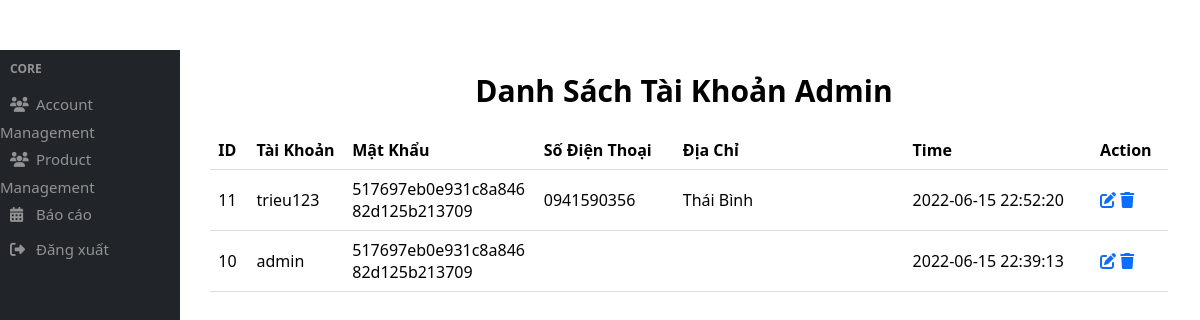
Page /php/admin/total_admins.php (signed in) on the committed database.
### tables this page shows
CREATE TABLE `taikhoan` (
  `ID` int(20) NOT NULL,
  `TaiKhoan` varchar(20) NOT NULL,
  `MatKhau` varchar(100) NOT NULL,
  `SoDienThoai` varchar(20) NOT NULL,
  `DiaChi` varchar(100) NOT NULL,
  `Permission` int(10) DEFAULT NULL,
  `DaTe` datetime NOT NULL DEFAULT current_timestamp()
);

### php/admin/total_admins.php (the view, shortened to what this page needs)
<?php
    $conn=include'../../include/ketnoidatabase.php';
    if(!$_SESSION["ID"])
    {
        echo "<script>window.location.href='login.php'</script>";
    }
    else
    {
?>
<!DOCTYPE html>
<html lang="en">
<head>
    <link rel="stylesheet" href="../../css/taikhoancanduyet.css">
    <link rel="stylesheet" href="https://cdnjs.cloudflare.com/ajax/libs/font-awesome/6.1.1/css/all.min.css">
</head>
<body>
    <div id="container">
        <div class="sidebar">
        <?php include '../../include/sildeber-left.php';?>
            <div style="height:100vh" class="sidebar-right">
                <h1>Danh Sách Tài Khoản Admin</h1>
            <?php
                $Permission2=2;
                $Permission3=3;
                $stmt = $conn->prepare("SELECT * FROM taikhoan where ID!=? and (Permission=? or Permission=?)  order by DaTe DESC");
                $stmt->bind_param("iii",$_SESSION["ID"],$Permission2,$Permission3);
                $stmt->execute();
                $result = $stmt->get_result();
                if ($result->num_rows > 0) {
            ?>
                <table>
                    <tr>
                        <th>ID</th>
                        <th>Tài Khoản</th>
                        <th>Mật Khẩu</th>
                        <th>Số Điện Thoại</th>
                        <th>Địa Chỉ</th>
                        <th>Time</th>
                        <th>Action</th>
                    </tr>
                <?php
                    while($row = $result->fetch_assoc()) {
                ?>
                    <tr>
                        <td><?php echo $row["ID"]?></td>
                        <td><?php echo $row["TaiKhoan"]?></td>
                        <td><?php echo $row["MatKhau"]?></td>
                        <td><?php echo $row["SoDienThoai"]?></td>
                        <td><?php echo $row["DiaChi"]?></td>
                        <td><?php echo $row["DaTe"]?></td>
                        <td>
                            <a href="edit_acount.php?ID=<?php echo $row["ID"]?>"><i class="fa-solid fa-pen-to-square"></i></a>
                            <a href="delete_acount.php?ID=<?php echo $row["ID"]?>&total_admins=1"><i class="fa-solid fa-trash"></i></a>
                        </td>
                    </tr>
                    <?php
            }
        }
    else
    {
        echo "<h2 style='color:red;text-align:center'>Không có tài khoản nào</h2>";
    }
                    ?>
                  </table>
            </div>
        </div>
    </div>
</body>
</html>
<?php
}
?>

### css/taikhoancanduyet.css (style rules this page uses)
* { padding: 0; margin: 0; border: none; outline: none; box-sizing: border-box; font-family: system-ui, -apple-system, "Segoe UI", Roboto, "Helvetica Neue", Arial, "Noto Sans", "Liberation Sans", sans-serif, "Apple Color Emoji", "Segoe UI Emoji", "Segoe UI Symbol", "Noto Color Emoji";; }
body { width: 100%; height: 100vh; }
#container { width: 100%; height: 100vh; }
.sidebar { width: 100%; display: flex; margin-top: 50px; }
.sidebar-right { width: 84%; }
.sidebar-right h1 { font-size: 30px; text-align: center; margin: 20px; }
table { border-collapse: collapse; width: 95%; margin-left: 3%; }
th, td { word-break:break-all; table-layout:fixed; padding: 8px; text-align: left; border-bottom: 1px solid #ddd; }
th:nth-child(1),td:nth-child(1) { width: 4%; }
th:nth-child(2),td:nth-child(2) { width: 10%; }
th:nth-child(3),td:nth-child(3) { width: 20%; }
th:nth-child(5),td:nth-child(5) { width: 24%; }
td a i { color: #0d6efd; }

### rows in the picture
taikhoan: ID "11", TaiKhoan "trieu123", MatKhau "517697eb0e931c8a84682d125b213709", SoDienThoai "0941590356", DiaChi "Thái Bình", DaTe "2022-06-15 22:52:20"
taikhoan: ID "10", TaiKhoan "admin", MatKhau "517697eb0e931c8a84682d125b213709", DaTe "2022-06-15 22:39:13"
